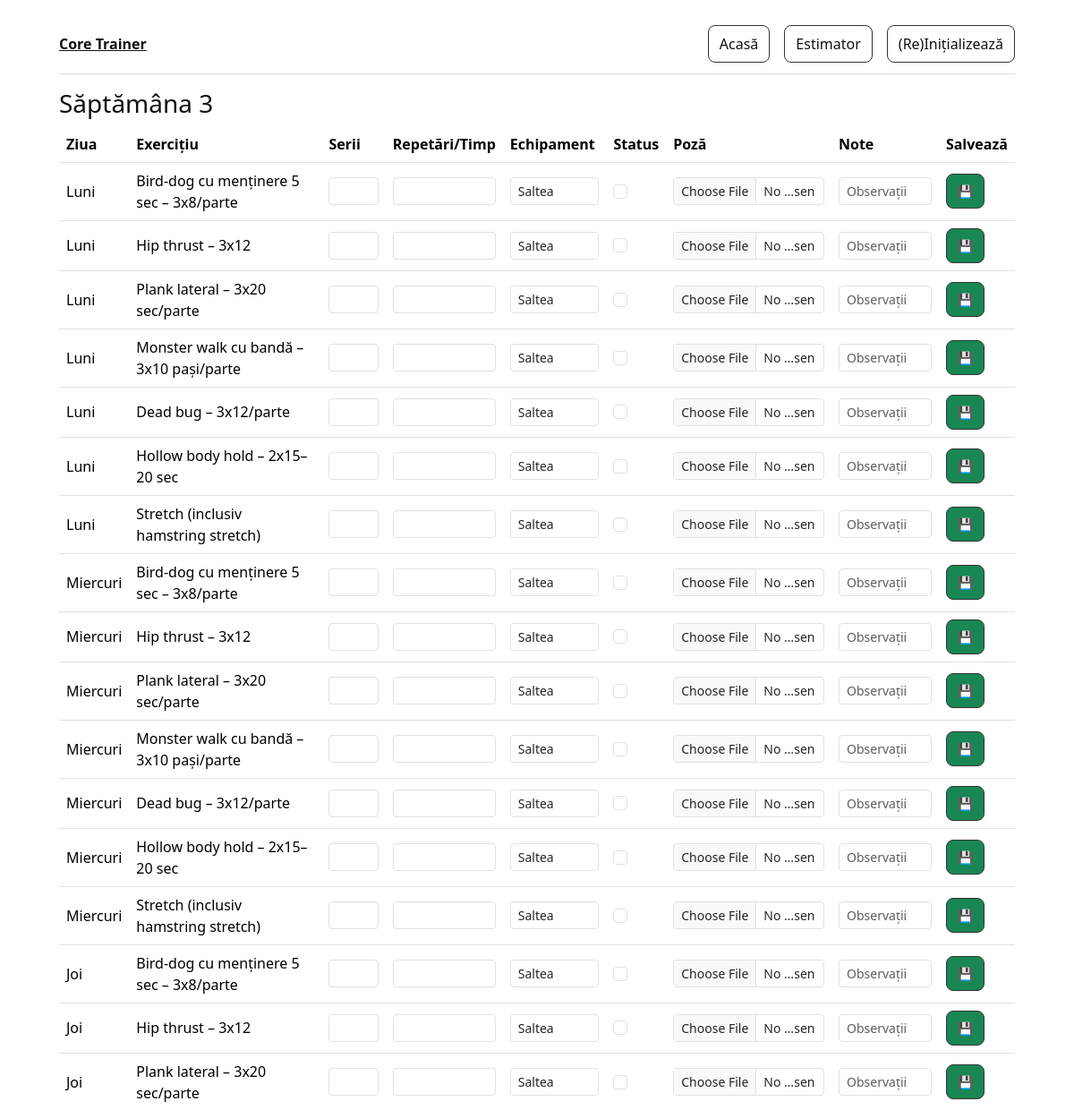
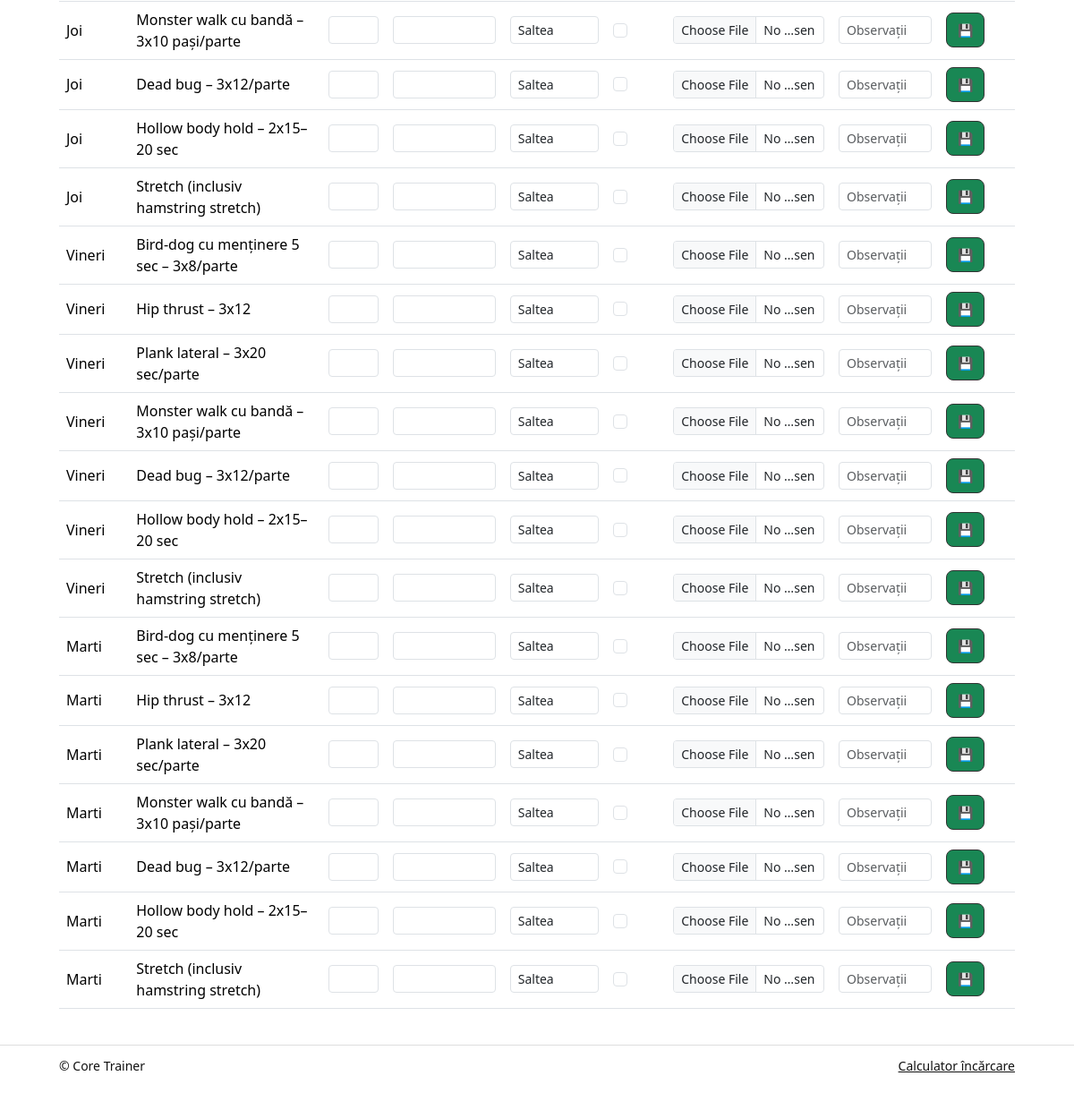
Screenshot of /week/3 with the database file from the repository (2 pictures, top to bottom).
### app.py (models this page shows)
class Week(db.Model):
    id = db.Column(db.Integer, primary_key=True)
    number = db.Column(db.Integer, nullable=False)  # 1..4
    created_at = db.Column(db.DateTime, default=datetime.utcnow)
    workouts = db.relationship("Workout", backref="week", lazy=True, cascade="all, delete-orphan")

class Workout(db.Model):
    id = db.Column(db.Integer, primary_key=True)
    week_id = db.Column(db.Integer, db.ForeignKey("week.id"), nullable=False)
    day = db.Column(db.String(20), nullable=False)  # Luni..Vineri
    exercise = db.Column(db.String(120), nullable=False)
    sets = db.Column(db.String(20), default="")
    reps_time = db.Column(db.String(20), default="")
    equipment = db.Column(db.String(60), default="")
    done = db.Column(db.Boolean, default=False)
    image_path = db.Column(db.String(255), default="")
    notes = db.Column(db.String(255), default="")

### app.py (the view)
@app.route("/week/<int:number>")
def view_week(number):
    week = Week.query.filter_by(number=number).first_or_404()
    order = {"Luni":1,"Marți":2,"Miercuri":3,"Joi":4,"Vineri":5}
    workouts = sorted(week.workouts, key=lambda w: (order.get(w.day, 99), w.id))
    return render_template("week.html", week=week, workouts=workouts)

### templates/week.html (shortened to what this page needs)
{% extends 'base.html' %}
{% block content %}
<h3>Săptămâna {{ week.number }}</h3>
<div class="table-responsive">
<table class="table align-middle">
  <thead>
    <tr>
      <th>Ziua</th><th>Exercițiu</th><th>Serii</th><th>Repetări/Timp</th><th>Echipament</th><th>Status</th><th>Poză</th><th>Note</th><th>Salvează</th>
    </tr>
  </thead>
  <tbody>
  {% for w in workouts %}
    <tr class="{% if w.done %}done-row{% endif %}">
      <form action="{{ url_for('update_workout', w_id=w.id) }}" method="post" enctype="multipart/form-data">
      <td>{{ w.day }}</td>
      <td>{{ w.exercise }}</td>
      <td style="max-width:90px"><input class="form-control form-control-sm" name="sets" value="{{ w.sets or '' }}"></td>
      <td style="max-width:120px"><input class="form-control form-control-sm" name="reps_time" value="{{ w.reps_time or '' }}"></td>
      <td style="max-width:120px"><input class="form-control form-control-sm" name="equipment" value="{{ w.equipment or '' }}"></td>
      <td><input class="form-check-input" type="checkbox" name="done" {% if w.done %}checked{% endif %}></td>
      <td>
        <input class="form-control form-control-sm" type="file" name="image" accept="image/*">
      </td>
      <td style="max-width:180px">
        <input class="form-control form-control-sm" name="notes" value="{{ w.notes or '' }}" placeholder="Observații">
      </td>
      <td><button class="btn btn-success btn-sm" type="submit">💾</button></td>
      </form>
    </tr>
  {% endfor %}
  </tbody>
</table>
</div>
{% endblock %}

### templates/base.html (style rules this page uses)
:root { --gap: 16px; --border:#ddd; --bg:#fff; --text:#111; }
body { margin:0; padding: 16px 0 100px; background: var(--bg); color: var(--text); font-family: system-ui, -apple-system, Segoe UI, Roboto, Arial, sans-serif; }
.btn { display:inline-block; padding:8px 12px; border:1px solid #333; border-radius:8px; text-decoration:none; color:#111; }

### rows the page displays
Week: number "3"
Workout: day "Luni", exercise "Bird-dog cu menținere 5 sec – 3x8/parte", equipment "Saltea"
Workout: day "Luni", exercise "Hip thrust – 3x12", equipment "Saltea"
Workout: day "Luni", exercise "Plank lateral – 3x20 sec/parte", equipment "Saltea"
Workout: day "Luni", exercise "Monster walk cu bandă – 3x10 pași/parte", equipment "Saltea"
Workout: day "Luni", exercise "Dead bug – 3x12/parte", equipment "Saltea"
Workout: day "Luni", exercise "Hollow body hold – 2x15–20 sec", equipment "Saltea"
Workout: day "Luni", exercise "Stretch (inclusiv hamstring stretch)", equipment "Saltea"
Workout: day "Miercuri", exercise "Bird-dog cu menținere 5 sec – 3x8/parte", equipment "Saltea"
Workout: day "Miercuri", exercise "Hip thrust – 3x12", equipment "Saltea"
Workout: day "Miercuri", exercise "Plank lateral – 3x20 sec/parte", equipment "Saltea"
Workout: day "Miercuri", exercise "Monster walk cu bandă – 3x10 pași/parte", equipment "Saltea"
Workout: day "Miercuri", exercise "Dead bug – 3x12/parte", equipment "Saltea"
Workout: day "Miercuri", exercise "Hollow body hold – 2x15–20 sec", equipment "Saltea"
Workout: day "Miercuri", exercise "Stretch (inclusiv hamstring stretch)", equipment "Saltea"
Workout: day "Joi", exercise "Bird-dog cu menținere 5 sec – 3x8/parte", equipment "Saltea"
Workout: day "Joi", exercise "Hip thrust – 3x12", equipment "Saltea"
Workout: day "Joi", exercise "Plank lateral – 3x20 sec/parte", equipment "Saltea"
Workout: day "Joi", exercise "Monster walk cu bandă – 3x10 pași/parte", equipment "Saltea"
Workout: day "Joi", exercise "Dead bug – 3x12/parte", equipment "Saltea"
Workout: day "Joi", exercise "Hollow body hold – 2x15–20 sec", equipment "Saltea"
Workout: day "Joi", exercise "Stretch (inclusiv hamstring stretch)", equipment "Saltea"
Workout: day "Vineri", exercise "Bird-dog cu menținere 5 sec – 3x8/parte", equipment "Saltea"
Workout: day "Vineri", exercise "Hip thrust – 3x12", equipment "Saltea"
Workout: day "Vineri", exercise "Plank lateral – 3x20 sec/parte", equipment "Saltea"
Workout: day "Vineri", exercise "Monster walk cu bandă – 3x10 pași/parte", equipment "Saltea"
Workout: day "Vineri", exercise "Dead bug – 3x12/parte", equipment "Saltea"
Workout: day "Vineri", exercise "Hollow body hold – 2x15–20 sec", equipment "Saltea"
Workout: day "Vineri", exercise "Stretch (inclusiv hamstring stretch)", equipment "Saltea"
Workout: day "Marti", exercise "Bird-dog cu menținere 5 sec – 3x8/parte", equipment "Saltea"
Workout: day "Marti", exercise "Hip thrust – 3x12", equipment "Saltea"
Workout: day "Marti", exercise "Plank lateral – 3x20 sec/parte", equipment "Saltea"
Workout: day "Marti", exercise "Monster walk cu bandă – 3x10 pași/parte", equipment "Saltea"
Workout: day "Marti", exercise "Dead bug – 3x12/parte", equipment "Saltea"
Workout: day "Marti", exercise "Hollow body hold – 2x15–20 sec", equipment "Saltea"
Workout: day "Marti", exercise "Stretch (inclusiv hamstring stretch)", equipment "Saltea"
